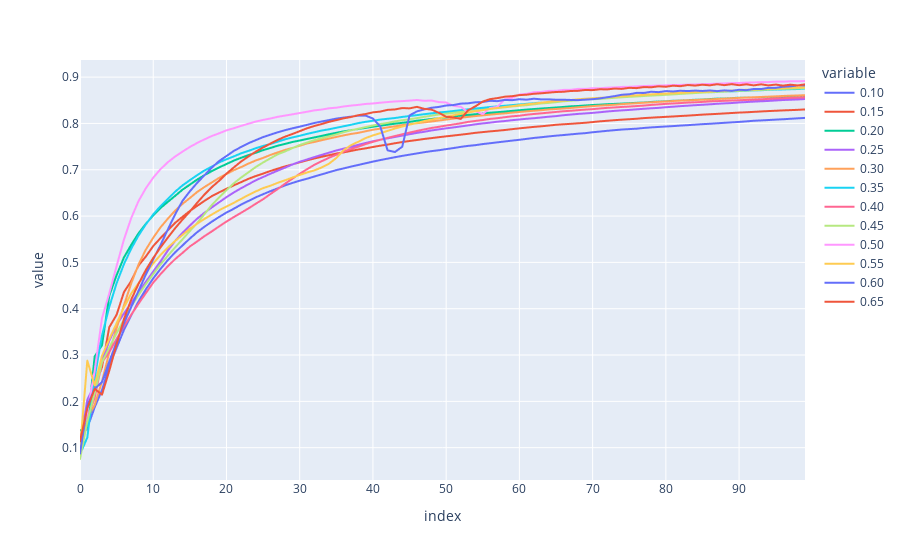

Write notebook code for a chart like this one.
### Code cell
fig = px.line(df.iloc[0:101], y=['0.10', '0.15','0.20', '0.25','0.30', '0.35', '0.40', '0.45' ,'0.50','0.55','0.60','0.65'])
fig.show()
